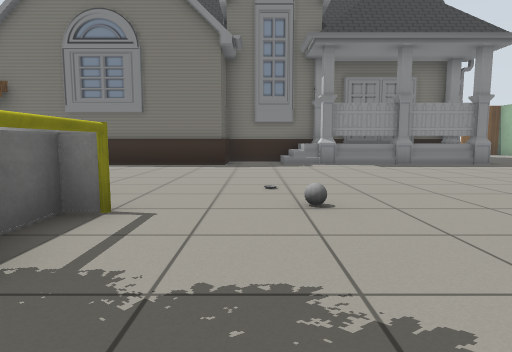
[1] (above)

17 first-person views from a walk through a Gazebo world. The camera is 0.72 m above the floor, tilts 6° down and sees 75° across. Floor lines are 1 m apart. The floor is counted in squares, 1 m on a side. Each view is taken from the middle of a square. On the plan, view 1 faces up. The plan holds only what a view shows up to about 10 squares ahead; the rest is blank. Robots are left out. Simple patterns stand in for the simulator's built-in surfaces. Some surface patterns are stand-ins.

[2]
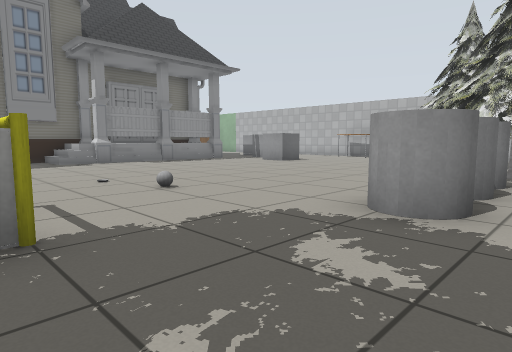

[3]
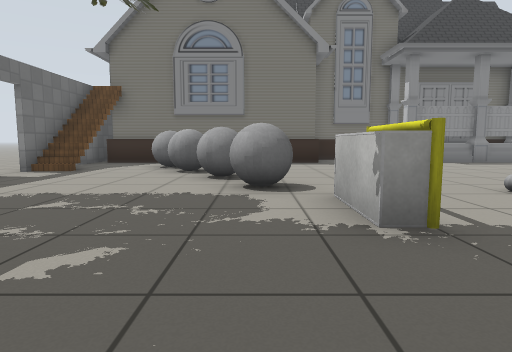

[4]
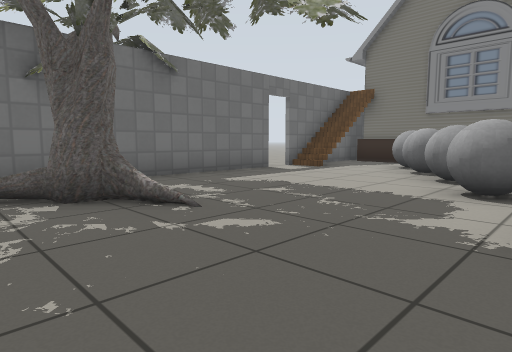

[5]
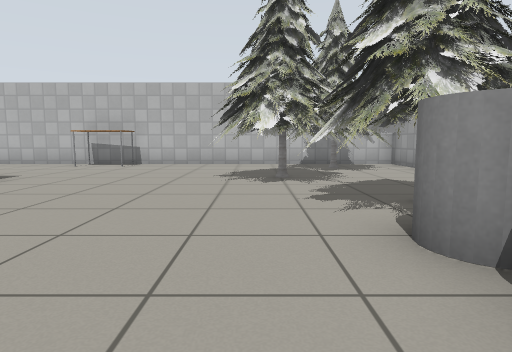

[6]
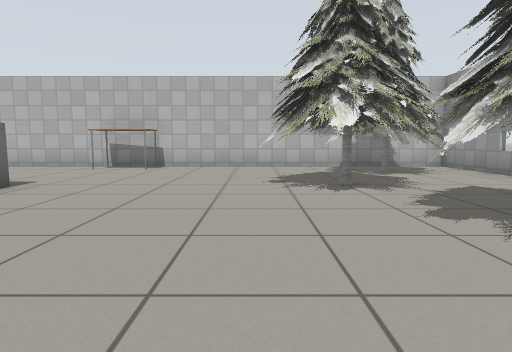

[7]
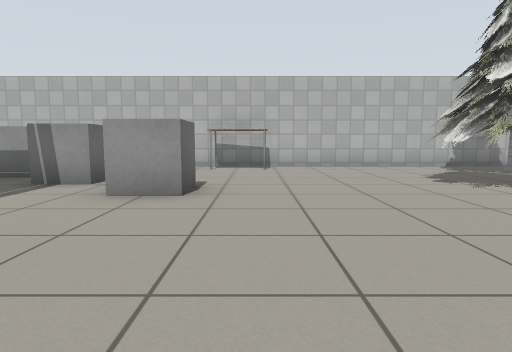

[8]
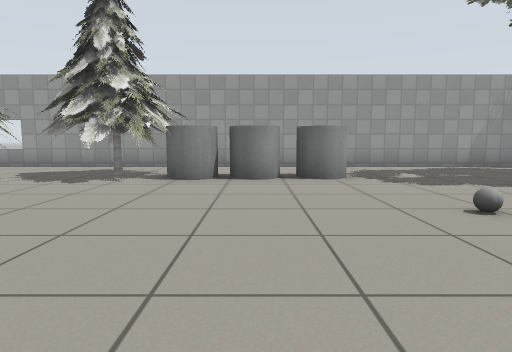

[9]
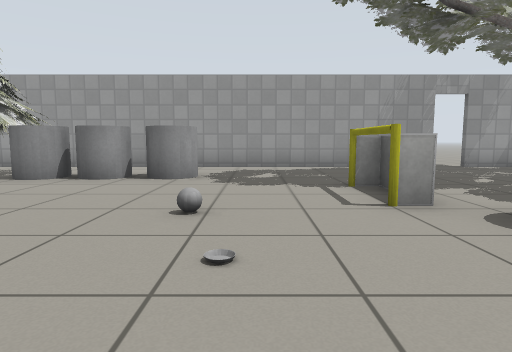

[10]
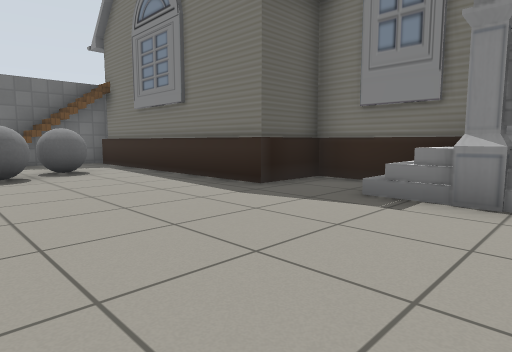

[11]
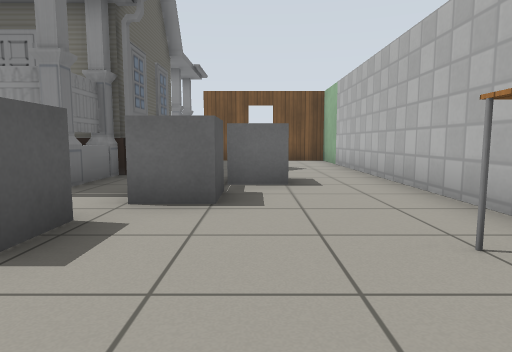

[12]
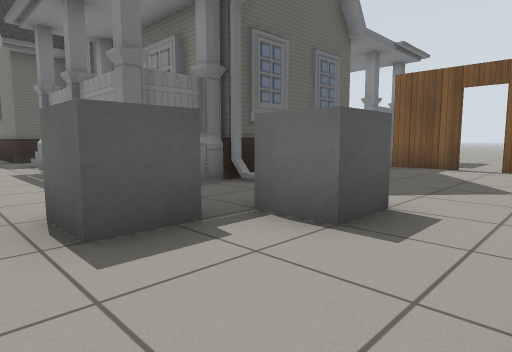

[13]
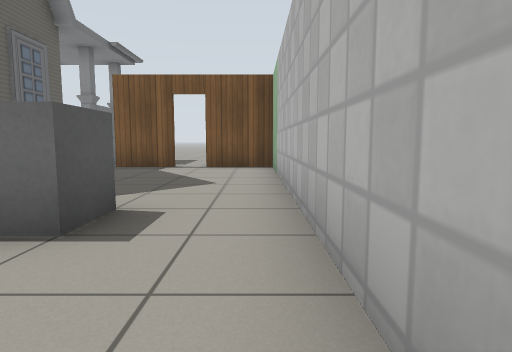

[14]
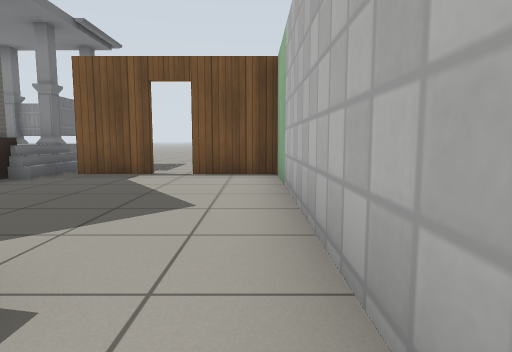

[15]
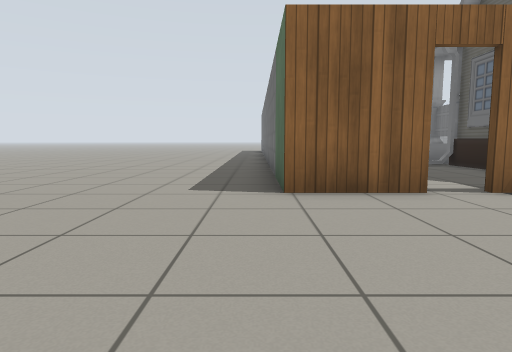

[16]
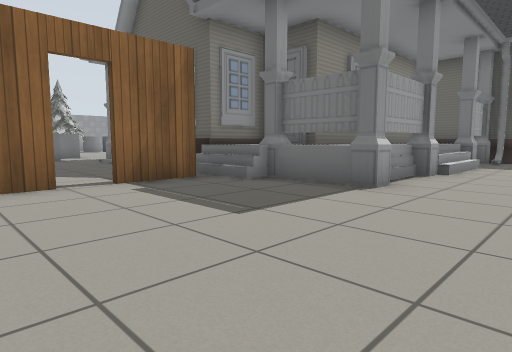

[17]
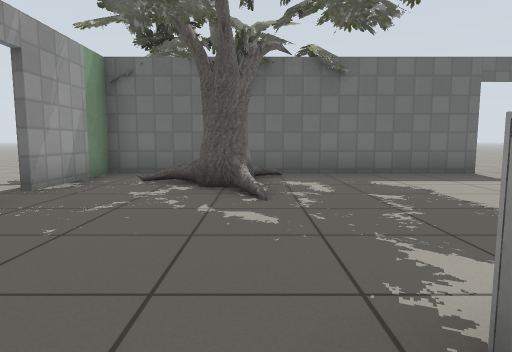

### Floor plan
Points are (right, up) in squares from view 1. A wall is a line through its corners. A room is listed if a view was taken in it or the views show most of it. See-through windows are left out.
Room 1 (views 1, 2, 3, 4, 5, 6, 7, 8, 9, 10, 11, 12, 13, 14, 17)
walls: (1.8, 11.8) (-1, 11.8) (-1, 10.2) (-7.2, 10.2); (6.9, 11.7) (6.9, 10.5); (7.2, 13.7) (7.2, 11.7); (12.5, 0.5) (12.5, 17.3) (10.6, 17.3); (-5, -2.2) (12.5, -2.2); (7.1, 16.4) (7.1, 10.2) (0.9, 10.2); (-8.3, 5.9) (-8.3, 0.5); (-8.3, 9.3) (-8.3, 6.6); (-8.3, -0.5) (-8.3, -2.2) (-5.8, -2.2); (9.8, 17.3) (8, 17.3); (12.6, 17.4) (12.6, 12)
low walls: (7.7, 16.4) (7.1, 16.4)
ways out: opening at (14, 17) to room 2; open door at (10, 17) to room 2; gap at (8, 17) to room 2; open door at (-8, 6.5); open door at (-5.5, -2)
objects: grey ball (-6, 8) to (-5, 8); grey ball (-5, 7) to (-4, 7); grey ball (-4, 6) to (-3, 6); grey ball (-3, 4) to (-3, 5); cup (-2, 2) to (-2, 3); grey cylinder (1, 0) to (2, 1); grey ball (1, 4); grey cylinder (3, 0) to (3, 1); grey cylinder (4, 0) to (4, 1); pine tree (5, -1) to (7, 1); pine tree (7, 0) to (10, 3); grey box (8, 7) to (8, 8); grey box (9, 9) to (9, 10); pine tree (10, -1) to (12, 1); grey box (10, 10) to (10, 11); table (12, 6) to (12, 7)
Room 2 (views 15, 16)
walls: (7.1, 20.7) (7.1, 18.3); (4.6, 20.7) (4.6, 20.2); (6.9, 20.2) (6.9, 18.6); (4.2, 20.5) (7.1, 20.5); (8, 17.4) (9.8, 17.4); (0.1, 20.5) (1.2, 20.5); (10.5, 17.4) (12.6, 17.4)
low walls: (6.5, 20.7) (7.1, 20.7); (7.2, 18.6) (7.2, 16.1); (6.9, 18.3) (7.7, 18.3) (7.7, 16.4); (7.5, 18.3) (7.5, 16.4); (1.5, 20.9) (4.2, 20.9); (1.4, 20.5) (3.4, 20.5); (0.8, 20.7) (4.6, 20.7)
ways out: opening at (14, 17) to room 1; open door at (10, 17) to room 1; gap at (8, 17) to room 1

Where each view was taken, in squares from view 1:
view 1: 0 up, 0 right, facing up
view 2: 1 down, 2 left, facing up-right
view 3: 1 down, 3 left, facing up
view 4: 1 down, 2 left, facing up-left
view 5: 2 up, 2 right, facing right
view 6: 3 up, 3 right, facing right
view 7: 6 up, 3 right, facing right
view 8: 7 up, 3 right, facing down
view 9: 7 up, 0 right, facing down
view 10: 6 up, 3 right, facing up-left
view 11: 5 up, 10 right, facing up
view 12: 8 up, 12 right, facing up-left
view 13: 8 up, 12 right, facing up
view 14: 10 up, 12 right, facing up
view 15: 22 up, 13 right, facing down
view 16: 23 up, 12 right, facing down-left
view 17: 1 up, 1 left, facing left
